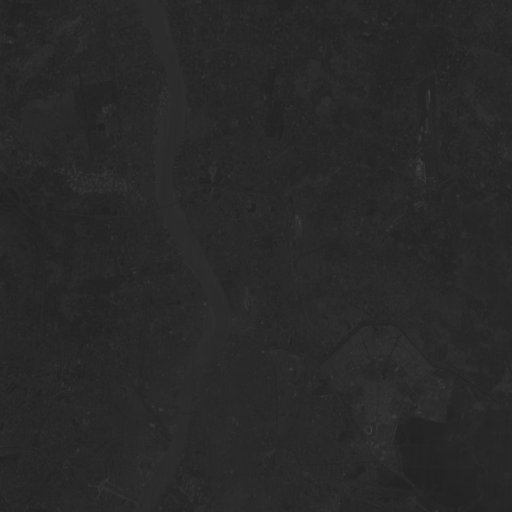
#> input picture MIT2019098_SOC2020_PCA-LDA(1-3)/MIT2019098_SOC2020_PCA(1)Satellite_Image/1.gif, 512 x 512 px; the run also reads 3 pictures not shown here
$ python PCA_RIver_Classification.py
#> lines starting #> are read from the running program, lines starting #| are printed output that depends on the picture
# -*- coding: utf-8 -*-
"""
Created on Wed Mar 25 19:30:31 2020

@author: Ratnesh
"""
import numpy as np
from PIL import Image

img_Rband = Image.open("1.gif","r")
#> img_Rband is the input picture: PIL image 512x512 P; min 32, max 65, mean 40.6
img_Gband = Image.open("2.gif","r")
img_Bband = Image.open("3.gif","r")
img_Iband = Image.open("4.gif","r")

img_r = np.array(img_Rband).flatten()
img_g = np.array(img_Gband).flatten()
img_b = np.array(img_Bband).flatten()
img_i = np.array(img_Iband).flatten()

mean_r = np.mean(img_r,axis=0)
#> mean_r = 8.64
mean_g = np.mean(img_g,axis=0)
#> mean_g = 9.74
mean_b = np.mean(img_b,axis=0)
#> mean_b = 12.55
mean_i = np.mean(img_i,axis=0)
#> mean_i = 19.59

#pre-process Data
#zero-out mean
img_r = img_r - mean_r
img_g = img_g - mean_g
img_b = img_b - mean_b
img_i = img_i - mean_i

X = np.column_stack((img_r,img_g,img_b,img_i))
mean = np.column_stack((mean_r,mean_g,mean_b,mean_i))
#> mean = [[8.64, 9.74, 12.55, 19.59]]
cov = (X.T @ X)/X.shape[0]
#> cov = [[7.39, 6.37, 8.86, 2.06], [6.37, 6.6, 8.85, 3.58], [8.86, 8.85, 15.75, 3.97], [2.06, 3.58, 3.97, 37.81]]

_,eigen_vec = np.linalg.eig(cov)
#> eigen_vec = [[0.175, -0.455, -0.58, 0.653], [0.206, -0.415, 0.805, 0.37], [0.287, -0.683, -0.122, -0.661], [0.919, 0.393, -0.0322, -0.00136]]

P_C = np.zeros((X.shape[1],X.shape[0]))

for a in range(4):
    P_C[a]=(np.dot(eigen_vec[:,a],X.T))

new_r = np.array(P_C[0]).reshape((512,512)).astype(np.uint8)
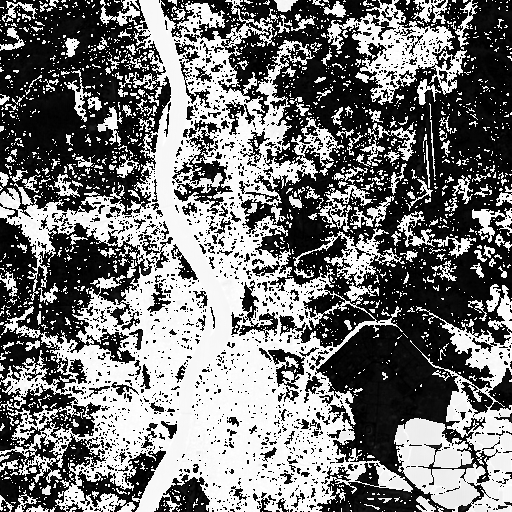
#> new_r: shape (512, 512); min 0, max 255, mean 118.8
new_g = np.array(P_C[1]).reshape((512,512)).astype(np.uint8)
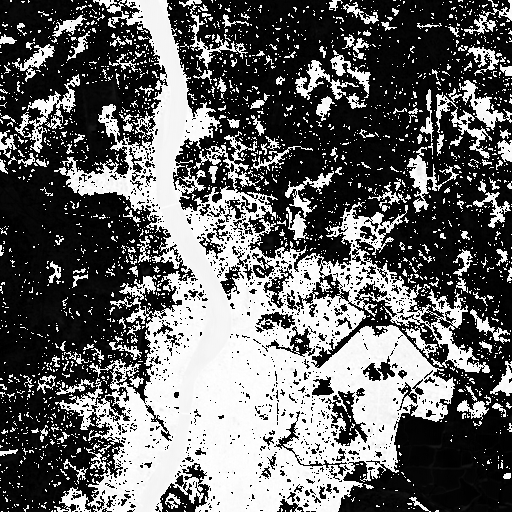
#> new_g: shape (512, 512); min 0, max 255, mean 101
new_b = np.array(P_C[2]).reshape((512,512)).astype(np.uint8)
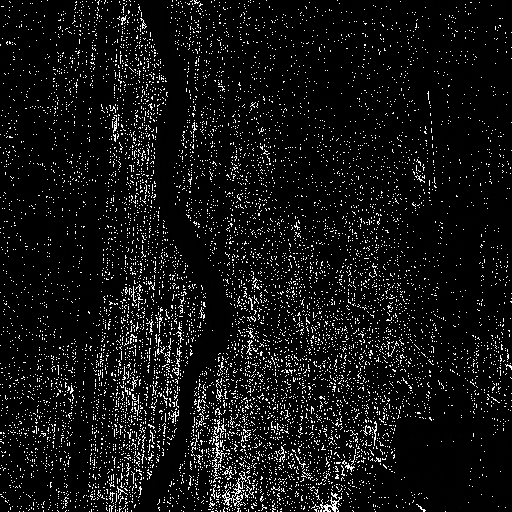
#> new_b: shape (512, 512); min 0, max 255, mean 18.8
new_i = np.array(P_C[3]).reshape((512,512)).astype(np.uint8)
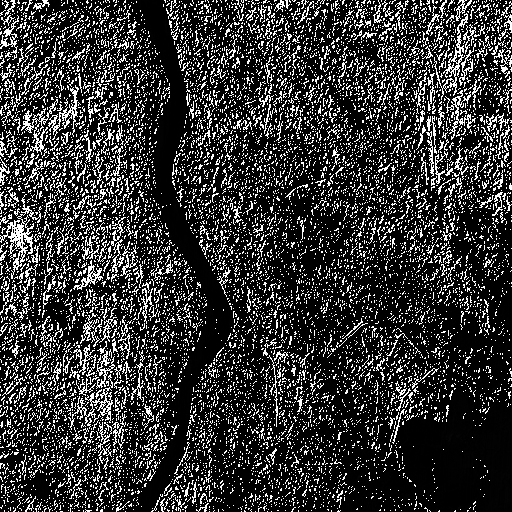
#> new_i: shape (512, 512); min 0, max 255, mean 52.9

new_img_r = Image.fromarray(new_r)
new_img_g = Image.fromarray(new_g)
new_img_b = Image.fromarray(new_b)
new_img_i = Image.fromarray(new_i)

new_img_r.save("PCA_1.png")
new_img_g.save("PCA_2.png")
new_img_b.save("PCA_3.png")
new_img_i.save("PCA_4.png")
